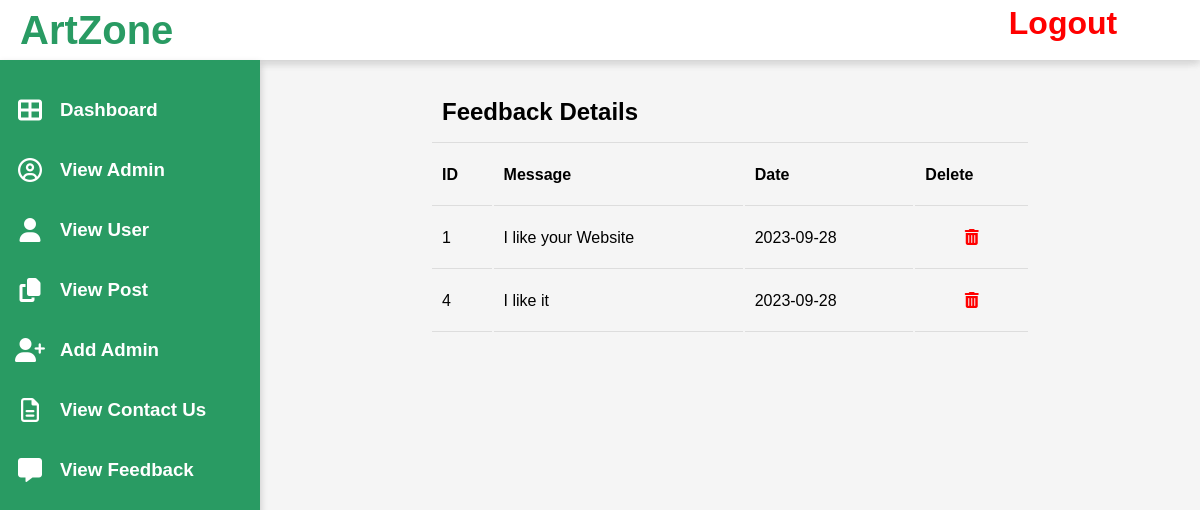
The app's page /admin/viewfeedback.php with its own data.
### tables this page shows
CREATE TABLE `feedback` (
  `id` int(11) NOT NULL,
  `message` varchar(256) NOT NULL,
  `date` date NOT NULL
);

### admin/viewfeedback.php (the view, shortened to what this page needs)
<?php
include_once('connection.php');
$query = "select * from feedback";
$result = mysqli_query($dbc, $query);
?>
<!DOCTYPE html>
<html lang="en">
<head>
    <link rel="stylesheet" href="https://pro.fontawesome.com/releases/v5.10.0/css/all.css" />
    <link rel="stylesheet" href="https://cdnjs.cloudflare.com/ajax/libs/font-awesome/6.4.2/css/all.min.css" />
    <link rel="stylesheet" href="css/styles.css">
</head>
<body>
    <div class="container">
    <?php include('header.php');  ?>
        <?php include('sidebar.php');  ?>
        <div class="main">
            <table align="center">
                <tr>
                    <th colspan="4">
                        <h2>Feedback Details</h2>
                    </th>
                </tr>
                <th> ID </th>
                <th> Message </th>
                <th> Date </th>
                <th> Delete </th>
                <?php while ($rows = mysqli_fetch_assoc($result)) {
                ?>
                    <tr>
                        <td><?php echo $rows['id']; ?></td>
                        <td><?php echo $rows['message']; ?></td>
                        <td><?php echo $rows['date']; ?></td>
                        <td style="text-align: center;"><a href="deletefeedback.php?id=<?php echo $rows['id']; ?>" style="text-decoration: none;color:red;"><i class="fa-solid fa-trash-can"></i></a></td>
                    </tr>
                <?php
                }
                ?>
            </table>
        </div>
    </div>
</body>
</html>

### admin/css/styles.css (style rules this page uses)
* { padding: 0; margin: 0; box-sizing: border-box; font-family: 'poppins', sans-serif; }
.main { position: absolute; top: 60px; width: calc(100% - 260px); min-height: calc(100vh - 60px); left: 260px; background: #f5f5f5; }

### admin/viewfeedback.php (style rules this page uses)
table { padding-top: 20px; width: 600px; line-height: 40px; margin: auto; border-radius: 15px; }
th, td { padding: 10px; text-align: left; border-bottom: 1px solid #ddd; }

### records on screen
feedback: id "1", message "I like your Website", date "2023-09-28"
feedback: id "4", message "I like it", date "2023-09-28"
